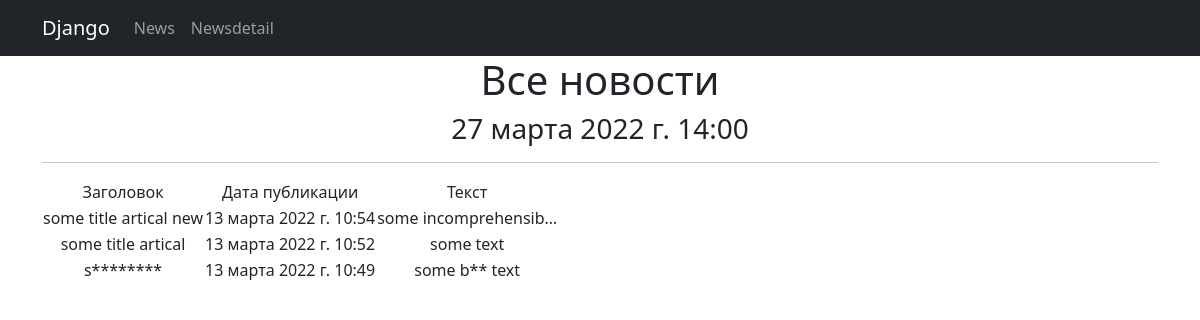
The page /news/ on the database as committed earlier.
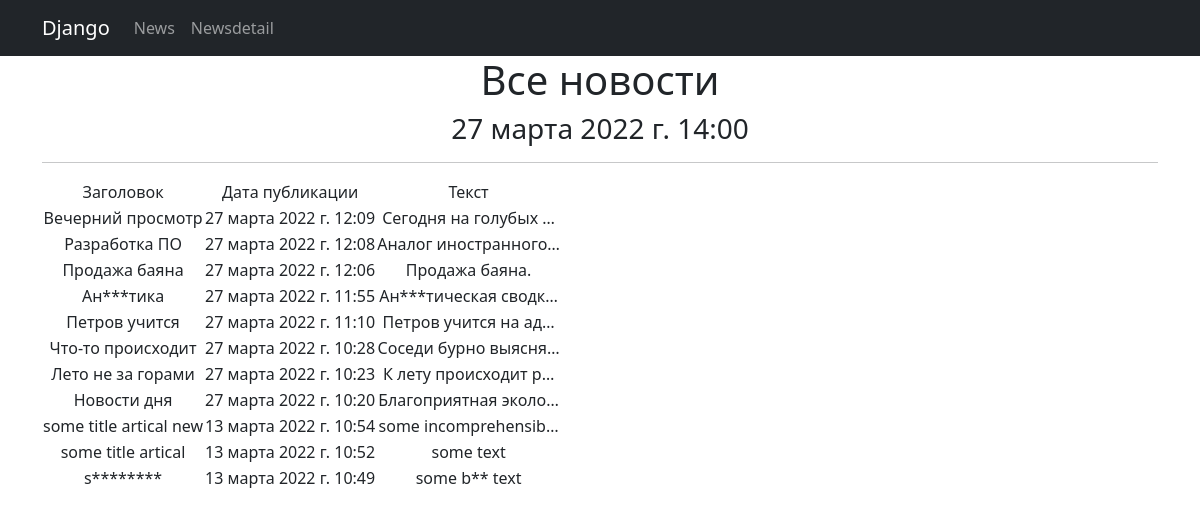
The same page on the database as committed later.
### arandnw/models.py (models this page shows, shortened)
class Post(models.Model):
    author = models.ForeignKey(Author, on_delete=models.CASCADE)
    NEWS = "NW"
    ARTICLE = "AR"
    Choices = (
        (NEWS, "Новость"),
        (ARTICLE, "Статья"),
    )
    categoryType = models.CharField(max_length=2, choices=Choices, default=ARTICLE)
    dateCreation = models.DateTimeField(auto_now_add=True)
    postCategory = models.ManyToManyField(Category, through="PostCategory")
    title = models.CharField(max_length=256)
    text = models.TextField()
    rating = models.SmallIntegerField(default=0)

### arandnw/views.py (the view)
# urls.py: path('', NewsList.as_view()),
class NewsList(ListView):
    model = Post
    template_name = 'news.html'
    context_object_name = 'news'
    queryset = Post.objects.order_by('-id')
    def get_context_data(self, **kwargs):
        context = super().get_context_data(**kwargs)
        context['time_now'] = datetime.now()
        return context

### arandnw/templatetags/custom_filters.py (called while the page is built)
@register.filter(name='Censor')
def Censor(value):
    if not isinstance(value, str):
        raise ValueError('Нельзя цензурировать не строку')
    for word in WORDS:
        value = value.replace(word[1:], '*' * (len(word) - 1))
    return value

### templates/news.html (shortened to what this page needs)
{% extends 'flatpages/default.html' %}
{% load custom_filters %}
{% block content %}
    <h1>Все новости</h1>
    <h3>{{ time_now }}</h3>
    <hr>
    {% if news %}
        <table>
            <tr>
                <td>
                    Заголовок
                </td>
                <td>
                    Дата публикации
                </td>
                <td>
                    Текст
                </td>
            </tr>
        {% for post in news %}
            <tr>
                <td>
                    {{ post.title|Censor}}
                </td>
                <td>
                    {{ post.dateCreation}}
                </td>
                <td>
                </td>
            </tr>
        {% endfor %}
        </table>
    {% else %}
        <h2>No news</h2>
    {% endif %}
{% endblock content %}

### templates/flatpages/default.html (shortened to what this page needs)
<!DOCTYPE html>
{% load static %}
<html lang="en">
    <head>
        <link href="{% static 'css/styles.css' %}" rel="stylesheet" />
    </head>
    <body>
        <nav class="navbar navbar-expand-lg navbar-dark bg-dark static-top">
   <div class="container">
       <a class="navbar-brand" href="#">Django</a>
       <div class="collapse navbar-collapse" id="navbarResponsive">
           <ul class="navbar-nav ml-auto">
               <li class="nav-item">
                    <a class="nav-link" href="/news/">News</a>
               </li>
                <li class="nav-item">
                    <a class="nav-link" href="/newsdetail/">Newsdetail</a>
                </li>
           </ul>
       </div>
   </div>
</nav>
        <div class="container">
   <div class="row">
       <div class="col-lg-12 text-center">
           {% block content %}{% endblock content %}
       </div>
   </div>
</div>
    </body>
</html>

Rows that differ between the two databases and show on the page:
added Post: title|Censor "Вечерний просмотр", dateCreation "27 марта 2022 г. 12:09", text "Сегодня на голубых …"
added Post: title|Censor "Разработка ПО", dateCreation "27 марта 2022 г. 12:08", text "Аналог иностранного…"
added Post: title|Censor "Продажа баяна", dateCreation "27 марта 2022 г. 12:06", text "Продажа баяна."
added Post: title|Censor "Ан***тика", dateCreation "27 марта 2022 г. 11:55", text "Ан***тическая сводк…"
added Post: title|Censor "Петров учится", dateCreation "27 марта 2022 г. 11:10", text "Петров учится на ад…"
added Post: title|Censor "Что-то происходит", dateCreation "27 марта 2022 г. 10:28", text "Соседи бурно выясня…"
added Post: title|Censor "Лето не за горами", dateCreation "27 марта 2022 г. 10:23", text "К лету происходит р…"
added Post: title|Censor "Новости дня", dateCreation "27 марта 2022 г. 10:20", text "Благоприятная эколо…"
